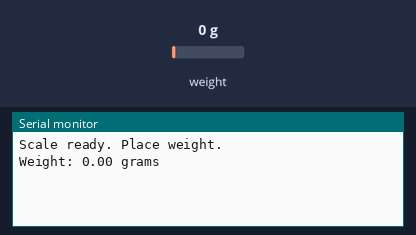
Bench run of a sketch on a simulated Arduino Uno, built with avr-gcc and run on an emulated ATmega328P. On the bench: the last lines printed to the serial monitor. The test bench sets the inputs (shaded band); at power-on: weight on the scale 0 g.

Above: at 2.2 s.
2.3 s: weight on the scale set to 100 g
At 4.1 s:
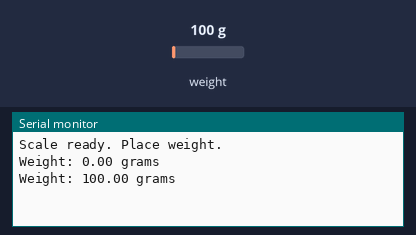
4.3 s: weight on the scale set to 1250 g
At 6.0 s:
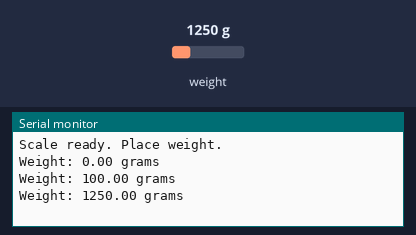
Timing chart, 0 to 7.5 s (numbered marks = the images above; inputs shaded):
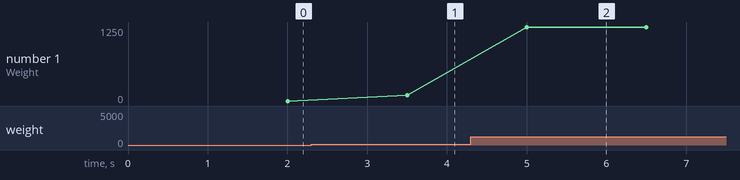

The sketch:

loadcell.ino
```cpp
#include "HX711.h"

#define DT  3
#define SCK 2

HX711 scale;

// Replace this with the number you got from calibration
#define CALIBRATION_FACTOR  87.38134

void setup() {
  Serial.begin(9600);
  scale.begin(DT, SCK);
  scale.set_scale(CALIBRATION_FACTOR);
  scale.tare();
  Serial.println("Scale ready. Place weight.");
}

void loop() {
  float weight = scale.get_units(10);  // average over 10 readings
  Serial.print("Weight: ");
  Serial.print(weight, 2);
  Serial.println(" grams");
  delay(500);
}
```

Measured:
- after the input at 2.3 s, the serial monitor: prints a new line after 1.2 s (image 1)
- after the input at 4.3 s, the serial monitor: prints a new line after 0.70 s (image 2)
- plotted number 1: 0 → 100 after the input at 2.3 s, 100 → 1250 after the input at 4.3 s
